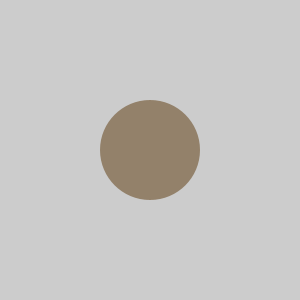
Frame 1 (no input)
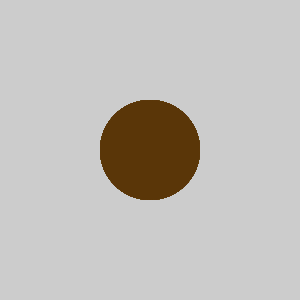
Frame 60 (the mouse pressed at the canvas centre just before this capture)
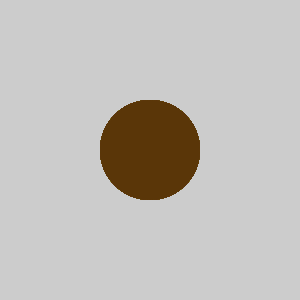
Frame 120 (the mouse held since frame 60 and released just before this capture)

The Processing sketch that drew these frames (run headless with seeded random() and noise(); from frame 60 on, the mouse is pressed at the canvas centre):

// Processing sketch: processing_109091
// ── processing_109091.pde

void setup()
{
  size(300, 300);
}

void draw()
{
  stroke(255, 0, 0);
  fill(90, 53, 8, 128);
  noStroke();
  ellipse(150, 150, 100, 100);
}
